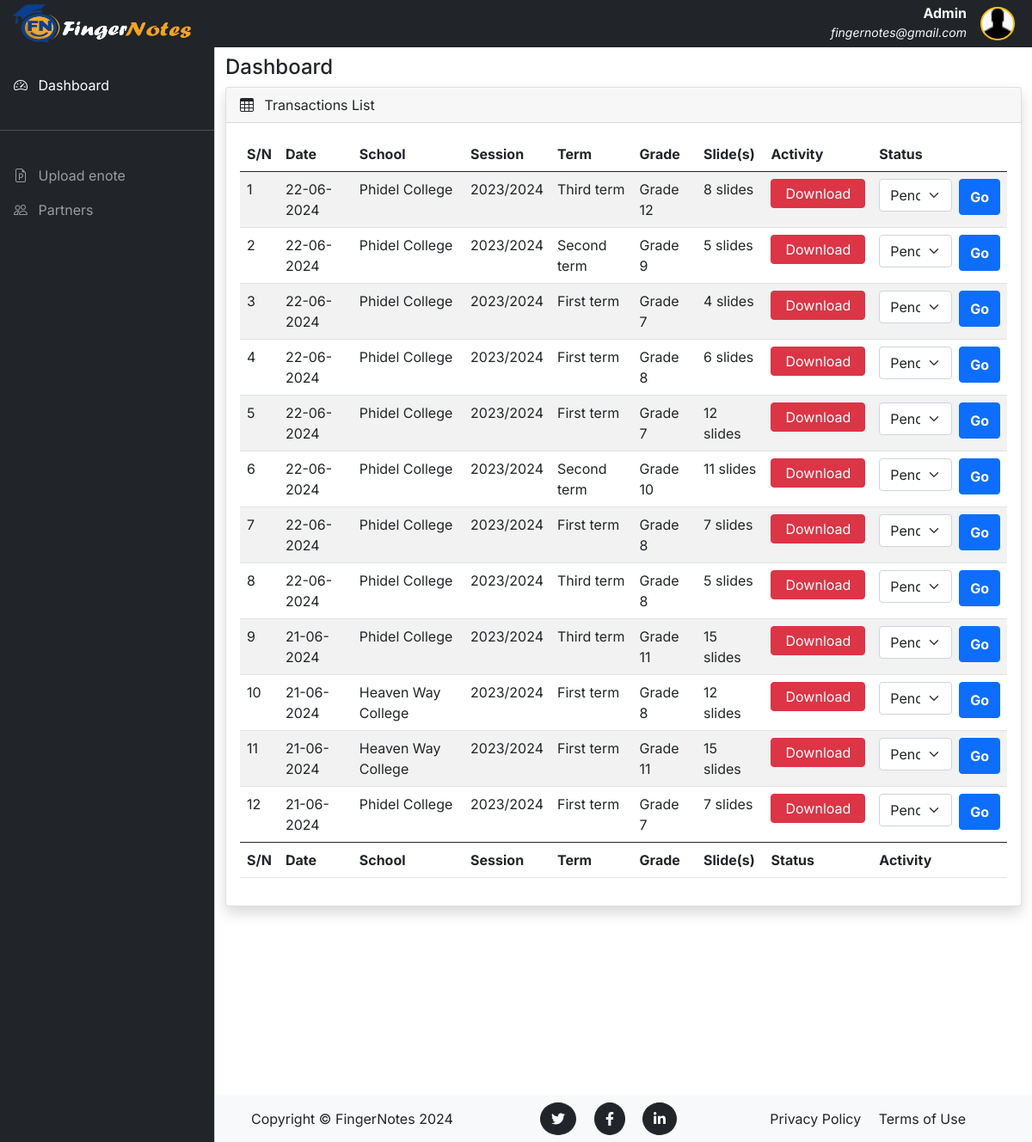
The app's page /admin/dashboard (signed in), older data.
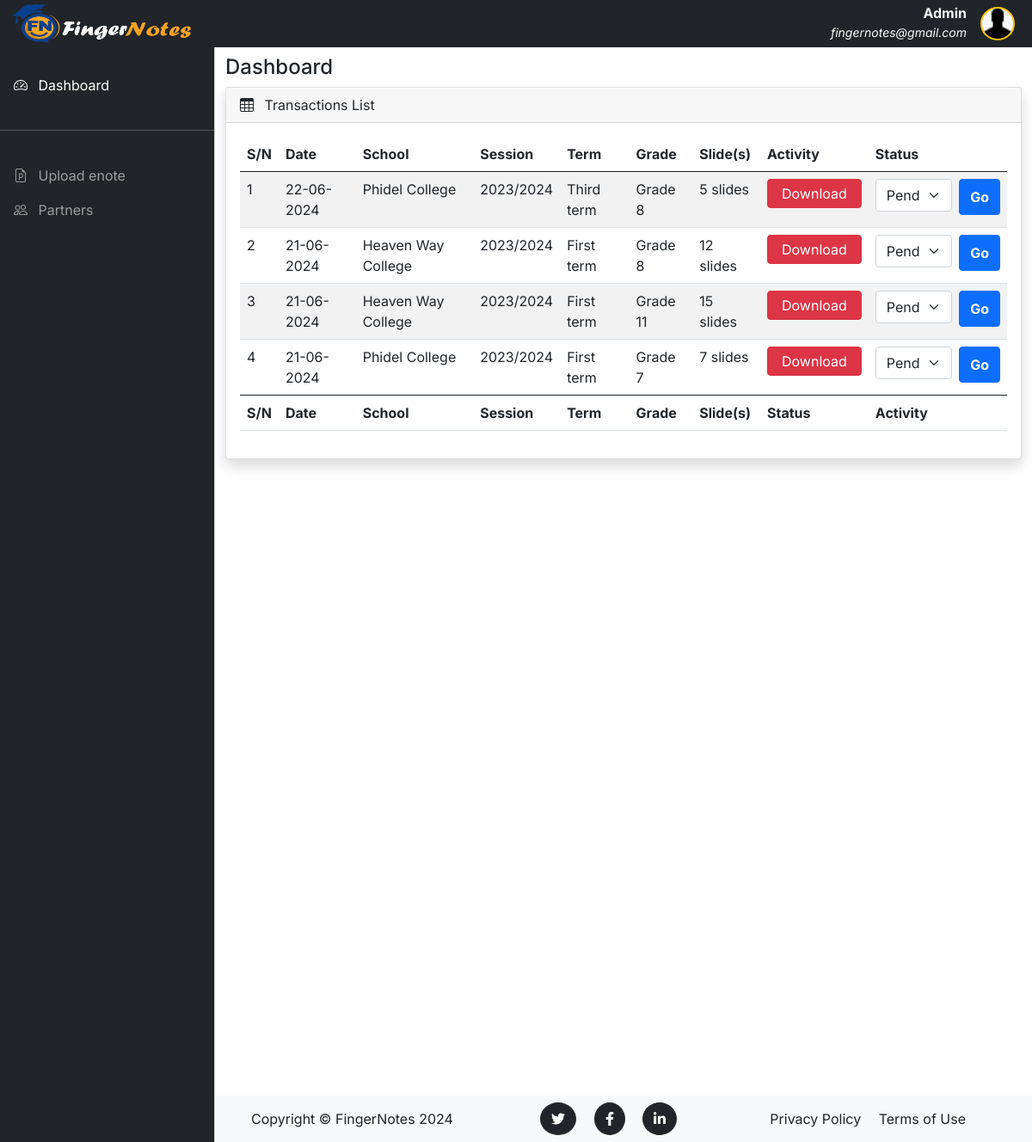
The same page, newer data.
### fingerNotes/models.py (models this page shows, shortened)
class UploadInfo(db.Model):
    __tablename__ = 'uploads'
    id = db.Column(db.Integer, primary_key=True)
    session = db.Column(db.String(20), nullable=False)
    term = db.Column(db.String(20), nullable=False)
    grade = db.Column(db.String(20), nullable=False)
    status = db.Column(db.String(20), default='pending')
    date = db.Column(db.DateTime, nullable=False, default=datetime.now)
    user_id = db.Column(db.Integer, db.ForeignKey('users.id', name='fk_upload_user'), nullable=False)
    files = db.relationship('File', backref='upload_info', lazy=True, cascade='all, delete-orphan')

class User(db.Model, UserMixin):
    __tablename__ = 'users'
    id = db.Column(db.Integer, primary_key=True)
    school_name = db.Column(db.String(120), nullable=False)
    email = db.Column(db.String(120), nullable=False, unique=True)
    country = db.Column(db.String(100), nullable=False)
    image_file = db.Column(db.String(20), nullable=False, default='default.png')
    password = db.Column(db.String(60), nullable=False)
    telephone_no = db.Column(db.String(14))
    school_address = db.Column(db.String(255))
    school_website = db.Column(db.String(255))
    upload_infos = db.relationship('UploadInfo', backref='user', lazy=True, cascade='all, delete-orphan')

### fingerNotes/routes.py (the view)
@app.route("/admin/dashboard")
@login_required
def admin_dashboard():
    uploads = UploadInfo.query.order_by(UploadInfo.date.desc()).all()
    return render_template("admin_dashboard.html", uploads=uploads)

### fingerNotes/models.py (called while the page is built)
@login_manager.user_loader
def load_user(user_id):
    return User.query.get(int(user_id))

### fingerNotes/templates/admin_dashboard.html (shortened to what this page needs)
{% extends 'admin_base.html' %} {% set active_page = "admin_dashboard" %} {%
block content %}
<div class="container-fluid">
  <div class="row">
    <div class="col-md-12">
      <h4>Dashboard</h4>
    </div>
  </div>
  <div class="row">
    <div class="col-md-12 mb-3">
      <div class="card shadow">
        <div class="card-header">
          <span><i class="bi bi-table me-2"></i></span> Transactions List
        </div>
        <div class="card-body">
          <div class="table-responsive">
            <table
              id="example"
              class="table table-striped data-table"
              style="width: 100%">
              <thead>
                <tr>
                  <th>S/N</th>
                  <th>Date</th>
                  <th>School</th>
                  <th>Session</th>
                  <th>Term</th>
                  <th>Grade</th>
                  <th>Slide(s)</th>
                  <th>Activity</th>
                  <th>Status</th>
                </tr>
              </thead>
              <tbody>
                {% for upload in uploads %}
                <tr>
                  <td>{{ loop.index }}</td>
                  <td>{{ upload.date.strftime('%d-%m-%Y') }}</td>
                  <td>{{ upload.user.school_name }}</td>
                  <td>{{ upload.session }}</td>
                  <td>{{ upload.term }}</td>
                  <td>{{ upload.grade }}</td>
                  <td>{{ upload.files | length }} slides</td>
                  <td>
                    <a
                      href="{{ url_for('download', school_name=upload.user.school_name, files_id=upload.id) }}"
                      class="float-start btn btn-danger py-1 px-3 shadow-none"
                      >Download</a
                    >
                  </td>
                  <td>
                    <form action="{{ url_for('update_status') }}" method="POST">
                      <div class="d-xl-flex">
                        <select
                          name="status"
                          class="form-select mb-1 me-2 custom-input">
                          <option value="Pending" selected>Pending</option>
                        </select>
                        <button
                          class="btn btn-primary fw-bold shadow-none"
                          type="submit">
                          Go
                        </button>
                      </div>
                    </form>
                  </td>
                </tr>
                {% endfor %}
              </tbody>
              <tfoot>
                <tr>
                  <th>S/N</th>
                  <th>Date</th>
                  <th>School</th>
                  <th>Session</th>
                  <th>Term</th>
                  <th>Grade</th>
                  <th>Slide(s)</th>
                  <th>Status</th>
                  <th>Activity</th>
                </tr>
              </tfoot>
            </table>
          </div>
        </div>
      </div>
    </div>
  </div>
</div>
{% endblock%}

Row changes from the older to the newer data that the page shows:
removed UploadInfo: date "22-06-2024", user.school_name "Phidel College", session "2023/2024", term "Third term", grade "Grade 12", files|length "8"
removed UploadInfo: date "22-06-2024", user.school_name "Phidel College", session "2023/2024", term "Second term", grade "Grade 9", files|length "5"
removed UploadInfo: date "22-06-2024", user.school_name "Phidel College", session "2023/2024", term "First term", grade "Grade 7", files|length "4"
removed UploadInfo: date "22-06-2024", user.school_name "Phidel College", session "2023/2024", term "First term", grade "Grade 8", files|length "6"
removed UploadInfo: date "22-06-2024", user.school_name "Phidel College", session "2023/2024", term "First term", grade "Grade 7", files|length "12"
removed UploadInfo: date "22-06-2024", user.school_name "Phidel College", session "2023/2024", term "Second term", grade "Grade 10", files|length "11"
removed UploadInfo: date "22-06-2024", user.school_name "Phidel College", session "2023/2024", term "First term", grade "Grade 8", files|length "7"
removed UploadInfo: date "21-06-2024", user.school_name "Phidel College", session "2023/2024", term "Third term", grade "Grade 11", files|length "15"
